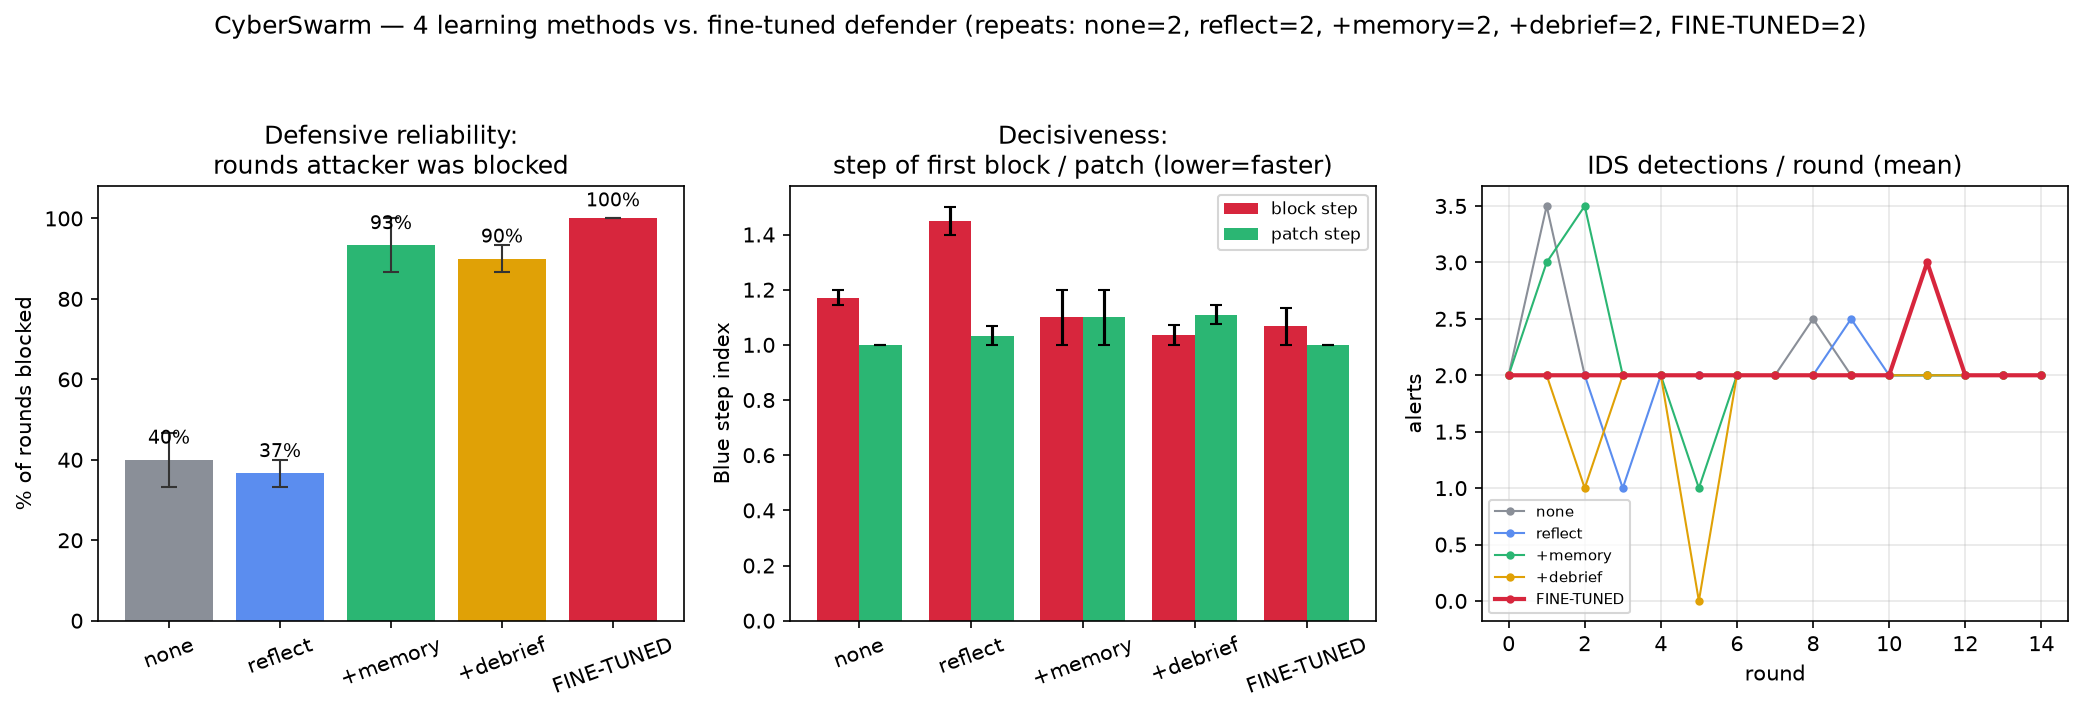

Generate this figure with Python:
"""ft_comparison.py — the headline figure + table for the report.

Compares the 4 prompt-based learning methods against the 4th method (QLoRA
fine-tuning), aggregating over all repeats found (<method>_r1, _r2, ...).

    python ft_comparison.py

The coarse IDS-alert scores saturate (single-vuln ceiling), so the discriminating
metric is DEFENSIVE COMPETENCE: in how many rounds did Blue actually block the
attacker, and how decisively (which step it blocked / patched on). Error bars span
the repeats.

Finding: fine-tuning reaches top-tier block reliability with NO runtime
reflection/memory/debrief — the defensive policy is internalised in the weights.
"""
import json, glob, os
import numpy as np
import matplotlib
matplotlib.use("Agg")
import matplotlib.pyplot as plt

METHODS = [("no_learning", "none"), ("reflect", "reflect"),
           ("reflect_mem", "+memory"), ("baseline", "+debrief"),
           ("ft", "FINE-TUNED")]
COLOR = {"none": "#8a8f98", "reflect": "#5b8def", "+memory": "#2bb673",
         "+debrief": "#e0a106", "FINE-TUNED": "#d7263d"}


def first_step(msgs, tool):
    s = 0
    for m in msgs:
        if m.get("role") == "assistant":
            if m.get("tool_calls"):
                for tc in m["tool_calls"]:
                    if tc["function"]["name"] == tool:
                        return s
                s += 1
    return None


def run_stats(run_dir):
    """Per-repeat stats for one runs/<method>_rN dir."""
    rounds = sorted(glob.glob(f"{run_dir}/round_*/scores.json"))
    if not rounds:
        return None
    det = [json.load(open(p))["detections"] for p in rounds]
    blocked = 0; bsteps = []; psteps = []
    for p in sorted(glob.glob(f"{run_dir}/round_*/blue_messages.json")):
        msgs = json.load(open(p, encoding="utf-8"))
        b = first_step(msgs, "block_ip"); pt = first_step(msgs, "patch_sqli")
        if b is not None:
            blocked += 1; bsteps.append(b)
        if pt is not None:
            psteps.append(pt)
    n = len(rounds)
    mean = lambda xs: float(np.mean(xs)) if xs else float("nan")
    return dict(n=n, det=det, block_rate=100.0 * blocked / n,
                avg_block_step=mean(bsteps), avg_patch_step=mean(psteps),
                mean_det=mean(det))


def agg(cfg):
    reps = [run_stats(d) for d in sorted(glob.glob(f"../runs/{cfg}_r*"))]
    reps = [r for r in reps if r]
    return reps


def ms(vals):
    vals = [v for v in vals if v == v]  # drop nan
    a = np.array(vals, float)
    return (float(a.mean()), float(a.max() - a.mean()), float(a.mean() - a.min())) if len(a) else (0, 0, 0)


def main():
    data = {}
    for cfg, lbl in METHODS:
        reps = agg(cfg)
        if reps:
            data[lbl] = reps
    names = [lbl for _, lbl in METHODS if lbl in data]
    cols = [COLOR[n] for n in names]
    nrep = {n: len(data[n]) for n in names}

    fig = plt.figure(figsize=(14, 4.8))
    x = np.arange(len(names))

    # Panel 1: block reliability (headline) with range bars
    ax1 = fig.add_subplot(1, 3, 1)
    br = [ms([r["block_rate"] for r in data[n]]) for n in names]
    means = [b[0] for b in br]
    yerr = [[b[2] for b in br], [b[1] for b in br]]
    ax1.bar(x, means, color=cols, yerr=yerr, capsize=4, error_kw=dict(ecolor="#333", lw=1))
    ax1.set_title("Defensive reliability:\nrounds attacker was blocked")
    ax1.set_ylabel("% of rounds blocked"); ax1.set_ylim(0, 108)
    for i, v in enumerate(means):
        ax1.text(i, min(v + 4, 103), f"{v:.0f}%", ha="center", fontsize=9)
    ax1.set_xticks(x); ax1.set_xticklabels(names, rotation=20)

    # Panel 2: decisiveness
    ax2 = fig.add_subplot(1, 3, 2)
    w = 0.38
    blk = [ms([r["avg_block_step"] for r in data[n]]) for n in names]
    pat = [ms([r["avg_patch_step"] for r in data[n]]) for n in names]
    ax2.bar(x - w / 2, [b[0] for b in blk], w, yerr=[[b[2] for b in blk], [b[1] for b in blk]],
            capsize=3, label="block step", color="#d7263d")
    ax2.bar(x + w / 2, [p[0] for p in pat], w, yerr=[[p[2] for p in pat], [p[1] for p in pat]],
            capsize=3, label="patch step", color="#2bb673")
    ax2.set_title("Decisiveness:\nstep of first block / patch (lower=faster)")
    ax2.set_ylabel("Blue step index"); ax2.set_xticks(x); ax2.set_xticklabels(names, rotation=20)
    ax2.legend(fontsize=8)

    # Panel 3: per-round detections (mean across repeats)
    ax3 = fig.add_subplot(1, 3, 3)
    for n in names:
        mats = np.array([r["det"] for r in data[n]])
        ax3.plot(range(mats.shape[1]), mats.mean(0), marker="o", ms=3, label=n,
                 color=COLOR[n], lw=2 if n == "FINE-TUNED" else 1)
    ax3.set_title("IDS detections / round (mean)"); ax3.set_xlabel("round")
    ax3.set_ylabel("alerts"); ax3.legend(fontsize=7); ax3.grid(True, alpha=0.3)

    reps_note = ", ".join(f"{n}={nrep[n]}" for n in names)
    fig.suptitle(f"CyberSwarm — 4 learning methods vs. fine-tuned defender (repeats: {reps_note})",
                 fontsize=12)
    fig.tight_layout(rect=[0, 0, 1, 0.93])
    out = "ft_comparison.png"
    fig.savefig(out, dpi=150, bbox_inches="tight")
    print(f"wrote {out}\n")

    hdr = f"{'method':<12}{'repeats':>8}{'block% (mean)':>15}{'block_step':>12}{'patch_step':>12}{'mean_det':>10}"
    print(hdr); print("-" * len(hdr))
    for n in names:
        br_m = ms([r["block_rate"] for r in data[n]])[0]
        bs_m = ms([r["avg_block_step"] for r in data[n]])[0]
        ps_m = ms([r["avg_patch_step"] for r in data[n]])[0]
        dt_m = ms([r["mean_det"] for r in data[n]])[0]
        rates = "/".join(f"{r['block_rate']:.0f}" for r in data[n])
        print(f"{n:<12}{nrep[n]:>8}{br_m:>10.0f}% ({rates}){bs_m:>12.2f}{ps_m:>12.2f}{dt_m:>10.2f}")


if __name__ == "__main__":
    main()
